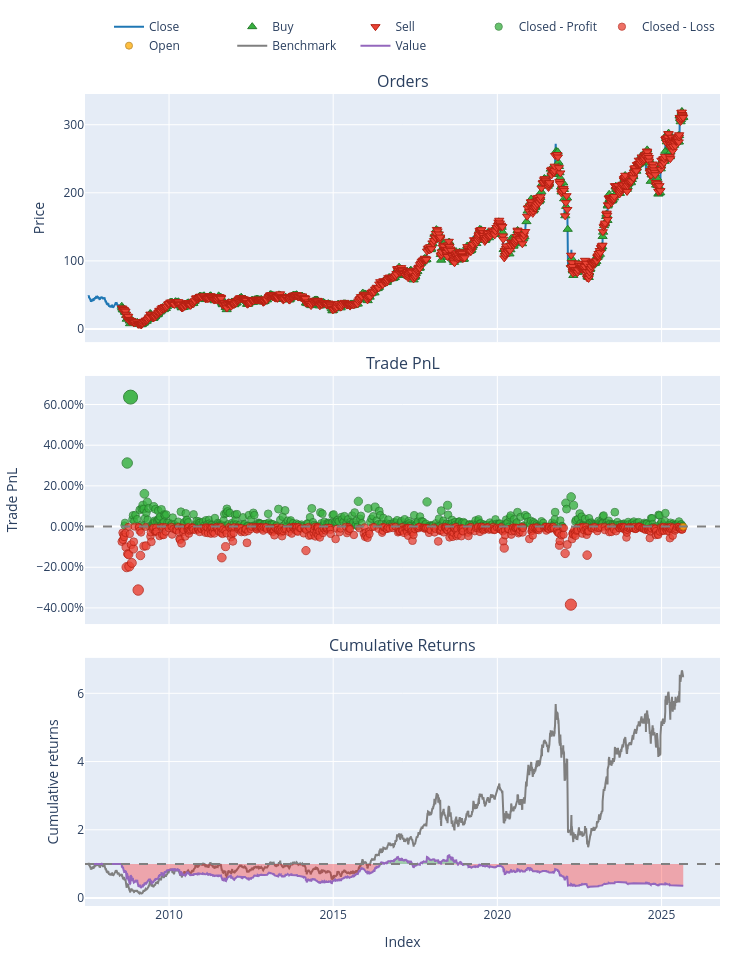

The notebook cell saved with this chart:
### Code cell
pf.plot().show()        # equity & drawdowns

### Figure 1 — Plotly figure (JSON) as saved in the notebook; plotly's stock layout.template omitted (floating-point values rounded to 4 significant figures; data arrays with more than 128 entries replaced by an {"elided": "..."} marker saying what was removed)
{"data": [{"legendgroup": "0", "line": {"color": "#1f77b4"}, "name": "Close", "showlegend": true, "type": "scatter", "uid": "80775369-2e83-4f7d-a4b1-c62a823295e6", "x": {"elided": "4577 str values"}, "xaxis": "x", "y": {"elided": "4577 float values"}, "yaxis": "y"}, {"customdata": {"elided": "1041x3 float values"}, "hovertemplate": "Order Id: %{customdata[0]}<br>Timestamp: %{x}<br>Price: %{y}<br>Size: %{customdata[1]:.6f}<br>Fees: %{customdata[2]:.6f}", "legendgroup": "1", "marker": {"color": "#37B13F", "line": {"color": "rgb(38,123,44)", "width": 1}, "size": 8, "symbol": "triangle-up"}, "mode": "markers", "name": "Buy", "type": "scatter", "uid": "573202c3-7860-4948-b2cc-cd967014462e", "x": {"elided": "1041 str values"}, "xaxis": "x", "y": {"elided": "1041 float values"}, "yaxis": "y"}, {"customdata": {"elided": "1040x3 float values"}, "hovertemplate": "Order Id: %{customdata[0]}<br>Timestamp: %{x}<br>Price: %{y}<br>Size: %{customdata[1]:.6f}<br>Fees: %{customdata[2]:.6f}", "legendgroup": "2", "marker": {"color": "#EA4335", "line": {"color": "rgb(181,31,18)", "width": 1}, "size": 8, "symbol": "triangle-down"}, "mode": "markers", "name": "Sell", "type": "scatter", "uid": "93b2399f-6c11-4dc9-9adb-beac244a4740", "x": {"elided": "1040 str values"}, "xaxis": "x", "y": {"elided": "1040 float values"}, "yaxis": "y"}, {"customdata": {"elided": "487x4 float values"}, "hovertemplate": "Exit Trade Id: %{customdata[0]}<br>Position Id: %{customdata[1]}<br>Exit Timestamp: %{x}<br>PnL: %{customdata[2]:.6f}<br>Return: %{customdata[3]:.2%}", "legendgroup": "3", "marker": {"color": "#37B13F", "line": {"color": "rgb(38,123,44)", "width": 1}, "opacity": {"elided": "487 float values"}, "size": {"elided": "487 float values"}, "symbol": "circle"}, "mode": "markers", "name": "Closed - Profit", "type": "scatter", "uid": "17818dcb-add0-4964-8868-893310509bc9", "x": {"elided": "487 str values"}, "xaxis": "x2", "y": {"elided": "487 float values"}, "yaxis": "y2"}, {"customdata": {"elided": "553x4 float values"}, "hovertemplate": "Exit Trade Id: %{customdata[0]}<br>Position Id: %{customdata[1]}<br>Exit Timestamp: %{x}<br>PnL: %{customdata[2]:.6f}<br>Return: %{customdata[3]:.2%}", "legendgroup": "4", "marker": {"color": "#EA4335", "line": {"color": "rgb(181,31,18)", "width": 1}, "opacity": {"elided": "553 float values"}, "size": {"elided": "553 float values"}, "symbol": "circle"}, "mode": "markers", "name": "Closed - Loss", "type": "scatter", "uid": "d9fef74b-3791-4022-996e-d56818bef50a", "x": {"elided": "553 str values"}, "xaxis": "x2", "y": {"elided": "553 float values"}, "yaxis": "y2"}, {"customdata": [[1040.0, 1040.0, -0.03605, -0.0009998]], "hovertemplate": "Exit Trade Id: %{customdata[0]}<br>Position Id: %{customdata[1]}<br>Exit Timestamp: %{x}<br>PnL: %{customdata[2]:.6f}<br>Return: %{customdata[3]:.2%}", "legendgroup": "5", "marker": {"color": "#FFAA00", "line": {"color": "rgb(178,118,0)", "width": 1}, "opacity": [0.7502], "size": [7.011], "symbol": "circle"}, "mode": "markers", "name": "Open", "type": "scatter", "uid": "6ea79678-eca4-48b9-8ebe-e225c22adc7b", "x": ["2025-08-30T00:00:00.000000000"], "xaxis": "x2", "y": [-0.0009998], "yaxis": "y2"}, {"legendgroup": "6", "line": {"color": "#7f7f7f"}, "name": "Benchmark", "showlegend": true, "type": "scatter", "uid": "dc764d52-cdf8-44b0-b355-502f29d5b277", "x": {"elided": "4577 str values"}, "xaxis": "x3", "y": {"elided": "4577 float values"}, "yaxis": "y3"}, {"hoverinfo": "skip", "legendgroup": "7", "line": {"color": "rgba(0, 0, 0, 0)", "width": 0}, "opacity": 0, "showlegend": false, "type": "scatter", "uid": "a18b0bbb-1cfe-4621-9428-3e08df5d8adf", "x": {"elided": "4577 str values"}, "xaxis": "x3", "y": {"elided": "4577 int values"}, "yaxis": "y3"}, {"connectgaps": false, "fill": "tonexty", "fillcolor": "rgba(0, 128, 0, 0.3)", "hoverinfo": "skip", "legendgroup": "7", "line": {"color": "rgba(0, 0, 0, 0)", "width": 0}, "opacity": 0, "showlegend": false, "type": "scatter", "uid": "00f03717-502f-42f1-b04f-c5bc451b5d27", "x": {"elided": "4577 str values"}, "xaxis": "x3", "y": {"elided": "4577 float values"}, "yaxis": "y3"}, {"hoverinfo": "skip", "legendgroup": "7", "line": {"color": "rgba(0, 0, 0, 0)", "width": 0}, "opacity": 0, "showlegend": false, "type": "scatter", "uid": "3d6e2a03-f0de-4acd-9d7f-0b278977f615", "x": {"elided": "4577 str values"}, "xaxis": "x3", "y": {"elided": "4577 int values"}, "yaxis": "y3"}, {"connectgaps": false, "fill": "tonexty", "fillcolor": "rgba(255, 0, 0, 0.3)", "hoverinfo": "skip", "legendgroup": "7", "line": {"color": "rgba(0, 0, 0, 0)", "width": 0}, "opacity": 0, "showlegend": false, "type": "scatter", "uid": "fc049555-1fe7-431b-b2a4-b855d61b5874", "x": {"elided": "4577 str values"}, "xaxis": "x3", "y": {"elided": "4577 float values"}, "yaxis": "y3"}, {"legendgroup": "8", "line": {"color": "#9467bd"}, "name": "Value", "showlegend": true, "type": "scatter", "uid": "eb58af70-c05b-476b-8356-3b83aeb3f62c", "x": {"elided": "4577 str values"}, "xaxis": "x3", "y": {"elided": "4577 float values"}, "yaxis": "y3"}, {"hoverinfo": "skip", "legendgroup": "7", "line": {"color": "rgba(0, 0, 0, 0)", "width": 0}, "opacity": 0, "showlegend": false, "type": "scatter", "uid": "462bce7e-5183-48c1-859f-0d0946a378b6", "x": {"elided": "4577 str values"}, "xaxis": "x3", "y": {"elided": "4577 int values"}, "yaxis": "y3"}], "layout": {"annotations": [{"font": {"size": 16}, "showarrow": false, "text": "Orders", "x": 0.5, "xanchor": "center", "xref": "paper", "y": 1, "yanchor": "bottom", "yref": "paper"}, {"font": {"size": 16}, "showarrow": false, "text": "Trade PnL", "x": 0.5, "xanchor": "center", "xref": "paper", "y": 0.6528, "yanchor": "bottom", "yref": "paper"}, {"font": {"size": 16}, "showarrow": false, "text": "Cumulative Returns", "x": 0.5, "xanchor": "center", "xref": "paper", "y": 0.3056, "yanchor": "bottom", "yref": "paper"}], "height": 960, "legend": {"orientation": "h", "traceorder": "normal", "x": 1, "xanchor": "right", "y": 1.042, "yanchor": "bottom"}, "margin": {"b": 30, "l": 30, "r": 30, "t": 30}, "shapes": [{"line": {"color": "gray", "dash": "dash"}, "type": "line", "x0": 0, "x1": 1, "xref": "paper", "y0": 0, "y1": 0, "yref": "y2"}, {"line": {"color": "gray", "dash": "dash"}, "type": "line", "x0": 0, "x1": 1, "xref": "paper", "y0": 1, "y1": 1, "yref": "y3"}], "showlegend": true, "width": 750, "xaxis": {"anchor": "y", "domain": [0, 1], "matches": "x3", "showticklabels": false}, "xaxis2": {"anchor": "y2", "domain": [0, 1], "matches": "x3", "showticklabels": false}, "xaxis3": {"anchor": "y3", "domain": [0, 1], "title": {"text": "Index"}}, "yaxis": {"anchor": "x", "domain": [0.6944, 1], "title": {"text": "Price"}}, "yaxis2": {"anchor": "x2", "domain": [0.3472, 0.6528], "tickformat": ".2%", "title": {"text": "Trade PnL"}}, "yaxis3": {"anchor": "x3", "domain": [0, 0.3056], "title": {"text": "Cumulative returns"}}}}
